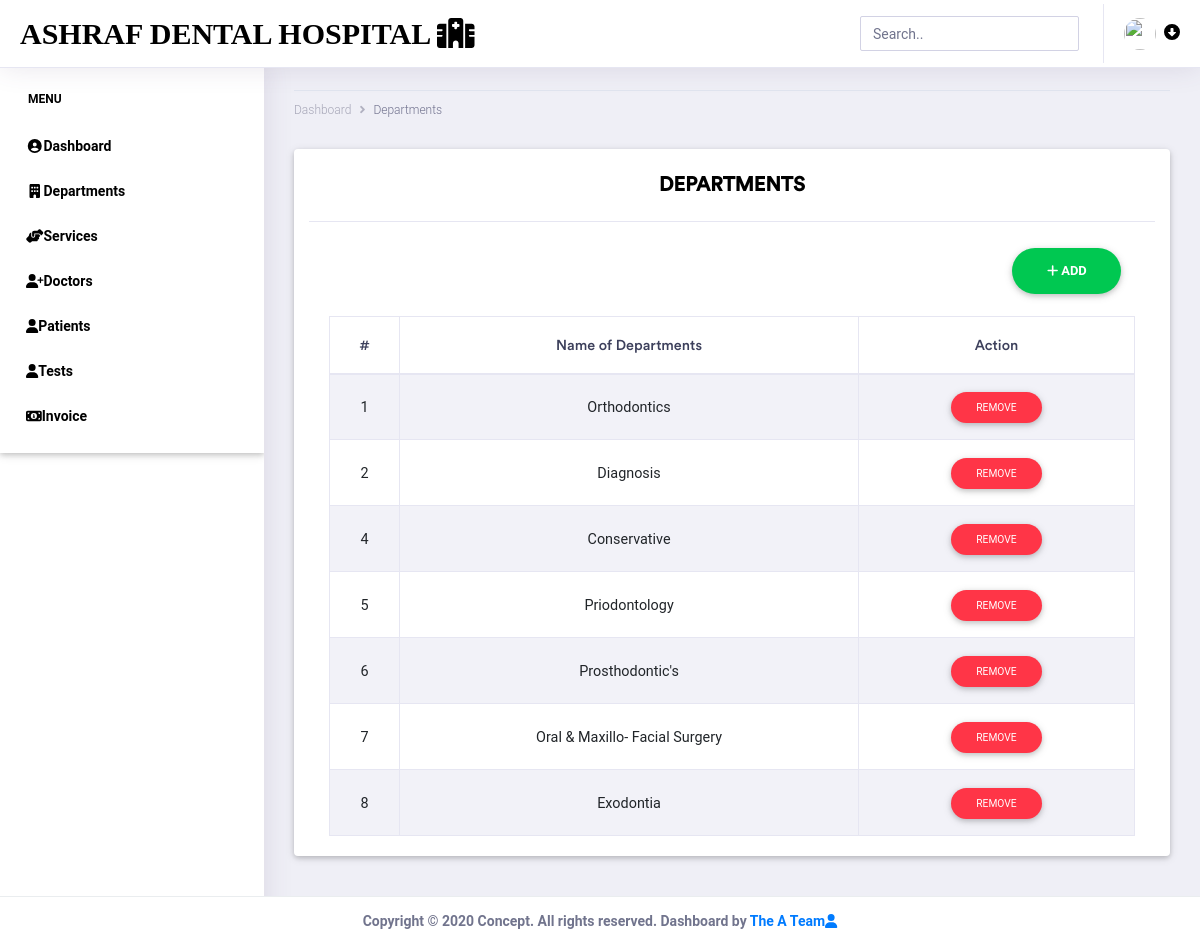
The app's page /department/ (signed in) with its own data.
### department_app/models.py (models this page shows, shortened)
class Department(models.Model):
    name = models.CharField(max_length=128)

### department_app/views.py (the view)
# urls.py: path('department/', include('department_app.urls')),
@login_required(login_url="/")
def department(request):
    d = Department.objects.all()
    context = {'department': d}
    return render(request, 'department.html',context)

### templates/department.html (shortened to what this page needs)
<!doctype html>
<html lang="en">
<head>
    <link rel="stylesheet" href="/static/assets/vendor/bootstrap/css/bootstrap.min.css">
    <link href="/static/assets/vendor/fonts/circular-std/style.css" rel="stylesheet">
    <link rel="stylesheet" href="/static/assets/libs/css/style.css">
    <link rel="stylesheet" href="/static/assets/vendor/fonts/fontawesome/css/fontawesome-all.css">
    <link rel="stylesheet" href="/static/assets/vendor/charts/chartist-bundle/chartist.css">
    <link rel="stylesheet" href="/static/assets/vendor/charts/morris-bundle/morris.css">
    <link rel="stylesheet" href="/static/assets/vendor/fonts/material-design-iconic-font/css/materialdesignicons.min.css">
    <link rel="stylesheet" href="/static/assets/vendor/charts/c3charts/c3.css">
    <link rel="stylesheet" href="/static/assets/vendor/fonts/flag-icon-css/flag-icon.min.css">
    <link rel="stylesheet" href="/static/assets/libs/css/mdb.min.css" >
    <link rel="stylesheet" href="/static/assets/libs/css/animate-3.7.0.css">
    <link rel="stylesheet" href="/static/assets/libs/css/owl-carousel.min.css">
    <link rel="stylesheet" href="/static/assets/libs/css/mdb.min.css">
    <link rel="stylesheet" href="/static/assets/libs/css/all.css">
</head>
<body>
    <div class="dashboard-main-wrapper">
        <div class="dashboard-header">
            <nav class="navbar navbar-expand-lg bg-white fixed-top">
                <a class="navbar-brand" href="{% url 'home' %}"><font class="font-weight-bold" color="black" style="font-family: 'Poor Richard',serif">Ashraf Dental Hospital <i class="fa fa-hospital-alt"></i></font></a>
                <div class="collapse navbar-collapse " id="navbarSupportedContent">
                    <ul class="navbar-nav ml-auto navbar-right-top">
                        <li class="nav-item">
                            <div id="custom-search" class="top-search-bar">
                                <input class="form-control" type="text" placeholder="Search..">
                            </div>
                        </li>
                        <form action="{% url 'logout'%}" method="post">
                        <li class="nav-item dropdown nav-user">
                            <a class="nav-link nav-user-img" href="#" id="navbarDropdownMenuLink2" data-toggle="dropdown" aria-haspopup="true" aria-expanded="false"><img src="/static/assets/images/admin.jpg" alt="" class="user-avatar-md rounded-circle"><i class="fas fa-arrow-alt-circle-down ml-2" style="color: black"></i></a>
                        </form>
                    </ul>
                </div>
            </nav>
        </div>
        <div class="nav-left-sidebar">
            <div class="menu-list">
                <nav class="navbar navbar-expand-lg navbar-light font-weight-bold">
                    <div class="collapse navbar-collapse" id="navbarNav">
                        <ul class="navbar-nav flex-column">
                           <li class="nav-divider">
                                <font class="font-weight-bold" color="black">Menu</font>
                            </li>
                            <li class="nav-item">
                                <a class="nav-link" href="{% url 'home' %}"><i class="fa fa-fw fa-user-circle"></i>Dashboard</a>
                            </li>
                            <li class="nav-item">
                                <a class="nav-link" href="{% url 'departments' %}" ><i class="fa fa-fw fa-building"></i>Departments</a>
                            </li>
                            <li class="nav-item">
                                <a class="nav-link" href="{% url 'services' %}"><i class="fas fa-fw fa-hands-helping"></i>Services</a>
                            </li>
                            <li class="nav-item ">
                                <a class="nav-link" href="{% url 'doctors' %}"><i class="fas fa-user-plus"></i>Doctors</a>
                            </li>
                            <li class="nav-item">
                                <a class="nav-link" href="{% url 'patients' %}" ><i class="fas fa-user"></i>Patients</a>
                            </li>
                            <li class="nav-item">
                                <a class="nav-link" href="{% url 'tests' %}" ><i class="fas fa-user"></i>Tests</a>
                            </li>
                            <li class="nav-item">
                                <a class="nav-link" href="{% url 'invoice' %}" ><i class="fas fa-money-bill-alt"></i>Invoice</a>
                            </li>
                        </ul>
                    </div>
                </nav>
            </div>
        </div>
        <div class="dashboard-wrapper">
            <div class="dashboard-ecommerce">
                <div class="container-fluid dashboard-content ">
                    <div class="row">
                        <div class="col-xl-12 col-lg-12 col-md-12 col-sm-12 col-12">
                            <div class="page-header">
                                <div class="page-breadcrumb">
                                    <nav aria-label="breadcrumb">
                                        <ol class="breadcrumb">
                                            <li class="breadcrumb-item"><a href="{% url 'home' %}" class="breadcrumb-link">Dashboard</a></li>
                                            <li class="breadcrumb-item active" aria-current="page">Departments</li>
                                        </ol>
                                    </nav>
                                </div>
                            </div>
                        </div>
                    </div>
            <section class="contact-section area-padding">
                <div class="container card">
                  <h3 class="card-header text-center font-weight-bold text-uppercase py-4"><font color="black">Departments</font></h3>
                  <div class="card-body">
                    <div id="table" class="table-editable">
                      <span class="table-add float-right mb-3 mr-2"><a href="" class="btn btn-success btn-rounded font-weight-bold" data-toggle="modal" data-target="#orangeModalSubscription"><i class="fas fa-plus"></i> ADD</a>
                      </span>
                      <table class="table table-bordered table-responsive-md table-striped text-center">
                        <thead>
                          <tr>
                            <th class="text-center" color="black">#</th>
                            <th class="text-center" color="black">Name of Departments</th>
                            <th class="text-center" color="black">Action</th>
                          </tr>
                        </thead>
                        <tbody>
                           {% for val in department%}
                             <tr>
                                <td class="pt-3-half"  color="black">{{ val.pk }}</td>
                                <td class="pt-3-half"  color="black">{{ val.name }}</td>
                                <td>
                                  <span class="table-remove">
                                    <button type="button" class="btn btn-danger btn-rounded btn-sm my-0">Remove</button>
                                  </span>
                                </td>
                              </tr>
                           {% endfor %}
                        </tbody>
                      </table>
                    </div>
                  </div>
                </div>
            </section>
           <section class="contact-section area-padding">
             <div class="footer fixed-bottom">
                <div class="container-fluid d-flex justify-content-center">
                    <div class="row">
                        <div class="font-weight-bold text-center">
                                Copyright © 2020 Concept. All rights reserved. Dashboard by <a href="#"> The A Team<i class="fas fa-user"></i></a>
                        </div>
                    </div>
                </div>
            </div>
           </section>
        </div>
    </div>
        </div>
    </div>
</body>
</html>

### records on screen
Department: pk "1", name "Orthodontics"
Department: pk "2", name "Diagnosis"
Department: pk "4", name "Conservative"
Department: pk "5", name "Priodontology"
Department: pk "6", name "Prosthodontic's"
Department: pk "7", name "Oral & Maxillo- Facial Surgery"
Department: pk "8", name "Exodontia"
